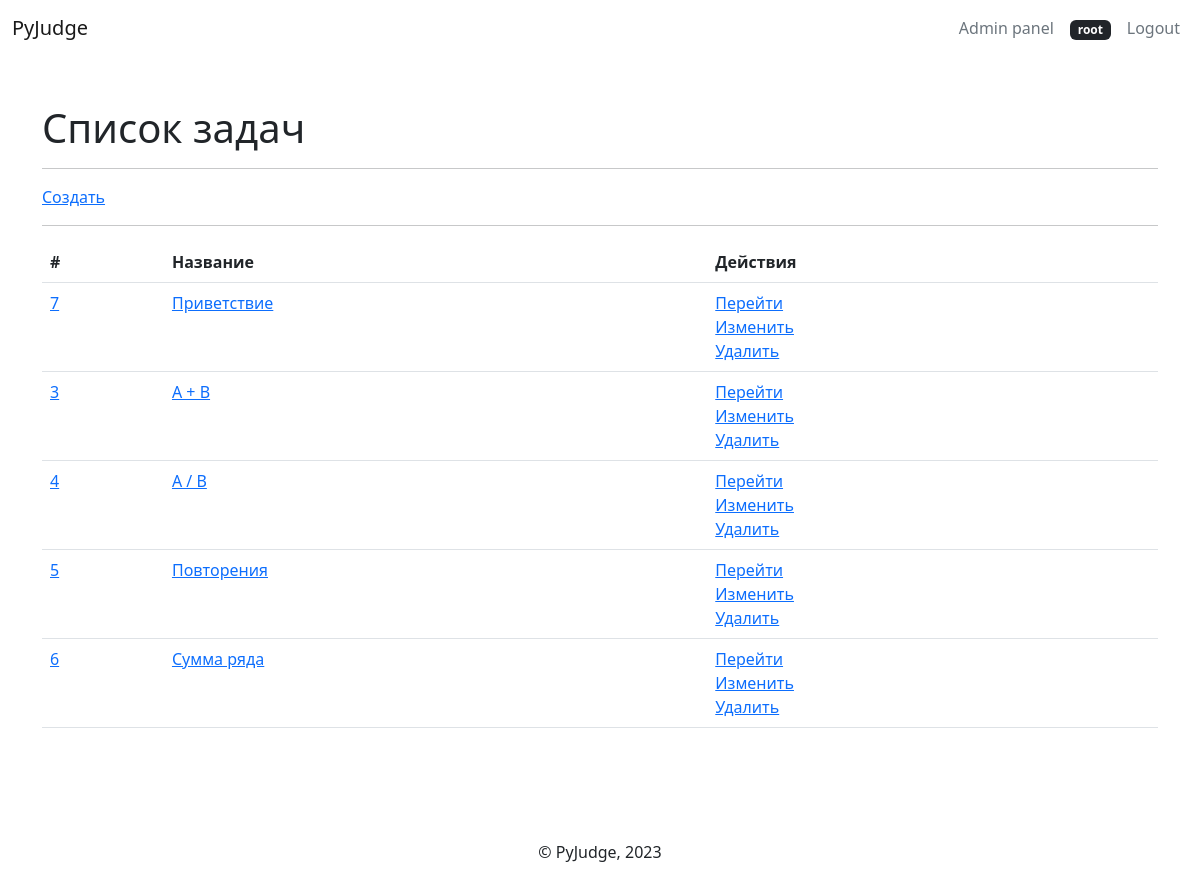
Screenshot of /contest/3/ (signed in) with the database file from the repository.
### main/models.py (models this page shows, shortened)
class User(AbstractUser):
    pass

class Task(models.Model):
    contest = models.ForeignKey(to=Contest, on_delete=models.CASCADE)
    title = models.CharField(max_length=255)
    description = models.TextField()
    max_points = models.IntegerField()
    test_ordering = models.TextField()

### main/views.py (the view)
# urls.py: path("contest/<int:contest>/", ListTaskView.as_view()),
class ListTaskView(LoginRequiredMixin, ListView):
    template_name = "pages/list_task.html"
    model = Task
    def get_queryset(self):
        qs = super().get_queryset()
        return accessor.get_ordered_tasks(Contest.objects.get(id=int(self.kwargs["contest"])))

### main/accessor.py (called while the page is built)
def get_ordered_tasks(contest):
    tasks = Task.objects.filter(contest=contest)
    if contest.task_ordering is None:
        return tasks
    else:
        try:
            return [tasks.get(id=int(i)) for i in contest.task_ordering.split(";")]
        except:
            return tasks

### main/templates/pages/list_task.html
{% extends 'base/base.html' %}
{% load static %}
{% block content %}
<h1>Список задач</h1>
<hr>
{% if request.user.is_authenticated and request.user.is_superuser %}
<a href="/task/create/">Создать</a>
<hr>
{% endif %}
<table class="table">
  <thead>
    <tr>
      <th scope="col">#</th>
      <th scope="col">Название</th>
      <th scope="col">Действия</th>
    </tr>
  </thead>
  <tbody>
  {% for c in object_list %}
    <tr>
      <td><a href="/task/{{c.id}}">{{ c.id }}</a></td>
      <td><a href="/task/{{c.id}}">{{ c.title }}</a></td>
      <td>
        <a href="/task/{{c.id}}">Перейти</a>
        {% if request.user.is_authenticated and request.user.is_superuser %}
        <br>
        <a href="/task/{{c.id}}/edit/">Изменить</a>
        <br>
        <a href="/task/{{c.id}}/delete/">Удалить</a>
        {% endif %}
      </td>
    </tr>
  {% empty %}
    <tr class="table-danger">
      <td>Задач нет</td>
      <td></td>
      <td></td>
    </tr>
  {% endfor %}
  </tbody>
</table>
{% endblock %}

### main/templates/base/menu.html (shortened to what this page needs)
{% load static %}
<nav class="ml-navbar navbar navbar-expand-lg navbar-light bg-white">
  <div class="container-fluid">
    <a class="navbar-brand" href="/">
      <span>PyJudge</span>
    </a>
    <div class="collapse navbar-collapse justify-content-end" id="navbarNav1">
      <ul class="navbar-nav">
        {% if request.user.is_authenticated and request.user.is_superuser %}
        <li class="nav-item">
          <a href="/panel" class="px-2 pb-2 nav-link link-secondary">
            Admin panel
          </a>
        </li>
        {% elif request.user.is_authenticated and request.user.is_admin %}
        <li class="nav-item">
          <a href="/panel" class="px-2 pb-2 nav-link link-secondary">
            Admin panel
          </a>
        </li>
        {% elif not request.user.is_authenticated %}
        <li class="nav-item">
          <a href="/login" class="px-2 pb-2 nav-link link-secondary">
            Login
          </a>
        </li>
        {% endif %}
        {% if request.user.is_authenticated %}
        <li class="nav-item">
          <a href="/profile/" class="px-2 pb-2 nav-link link-secondary">
            <span class="badge text-bg-dark">{{request.user.username}}</span>
          </a>
        </li>
        <li class="nav-item">
          <a href="/logout" class="px-2 pb-2 nav-link link-secondary">
            Logout
          </a>
        </li>
        {% endif %}
      </ul>
    </div>
  </div>
</nav>

### rows the page displays
User: user.username "root"
Task: id "7", title "Приветствие"
Task: id "3", title "A + B"
Task: id "4", title "A / B"
Task: id "5", title "Повторения"
Task: id "6", title "Сумма ряда"
